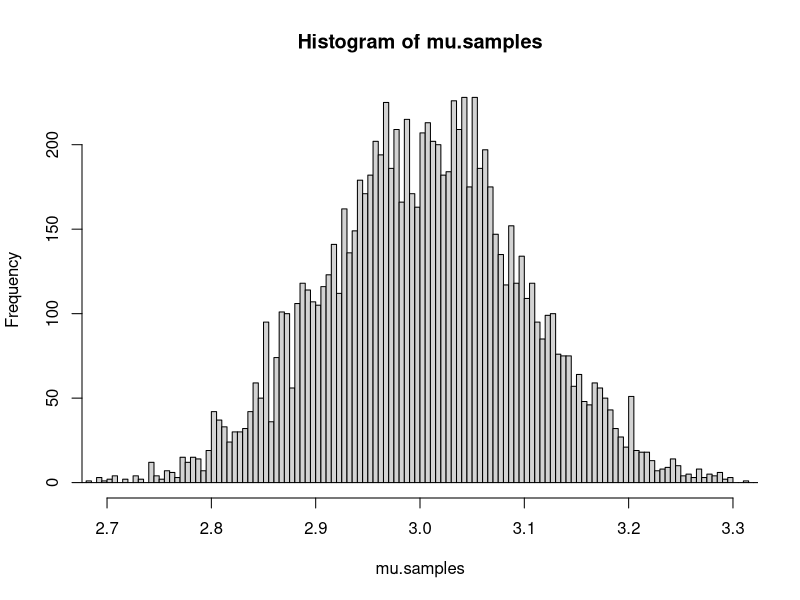
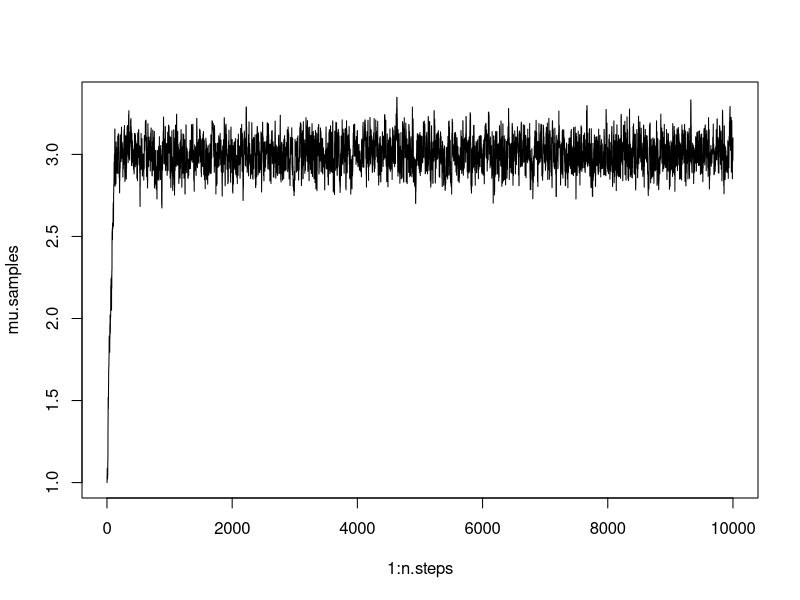
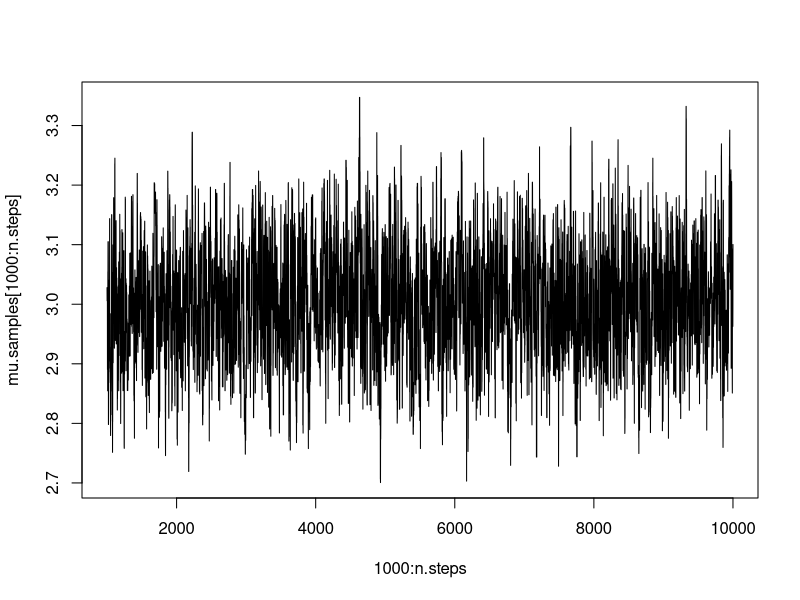
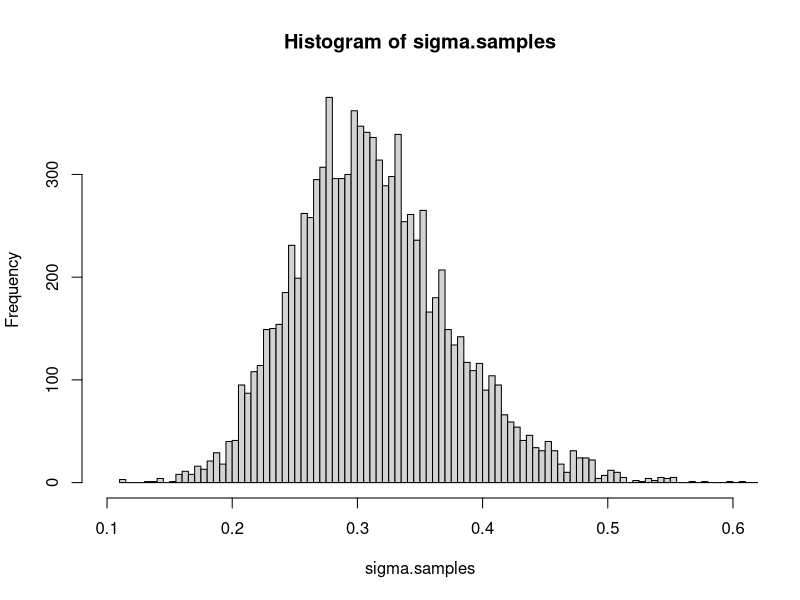
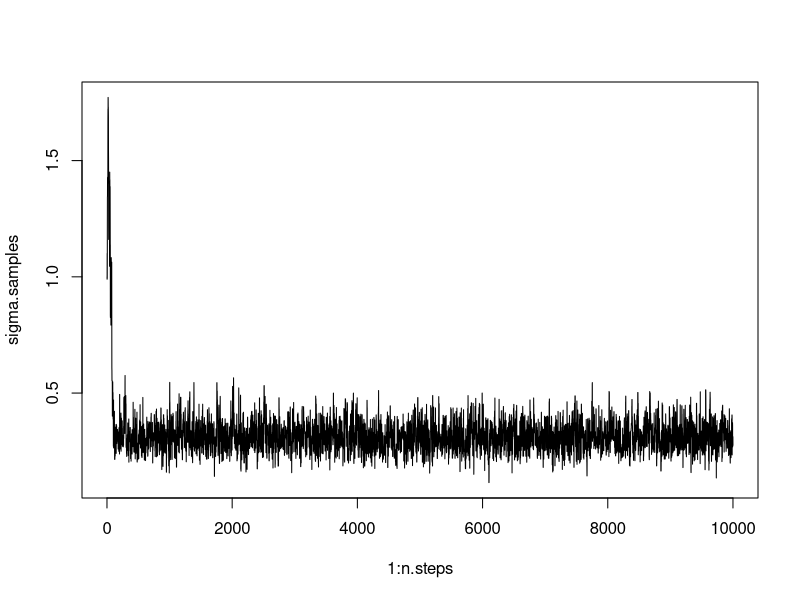
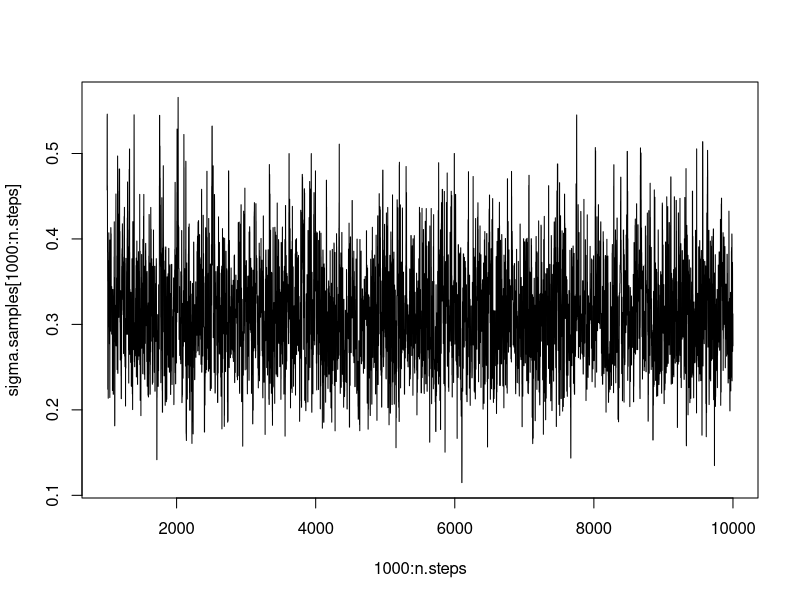
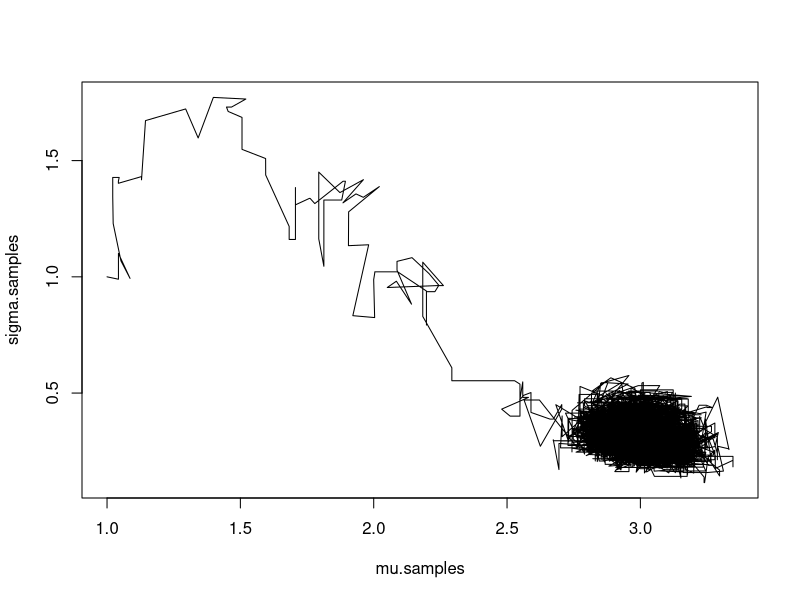

These charts were generated, in order, by the following R code:
N <- 100
mu.true <- 3
sigma.true <- .5
y <- rnorm(n = N, mean = mu.true, sd = sigma.true)

# establish the prior probability distribution of mu and sigma, and the likelihood function of our data given both
mu.prior.probability <- function(mu, mean = 0, sigma = 10) { dnorm(x = mu, mean = mean, sd = sigma) }
sigma.prior.probability <- function(sigma, min = 0, max = 5) { dunif(x = sigma, min = min, max = max) }
data.likelihood.given.mu.and.sigma <- function(mu, observed.data.vector = y, sigma = sigma) { dnorm(x = observed.data.vector, mean = mu, sd = sigma)}

# combine the above functions to compute log posterior probability of mu given our data
log.posterior.probability.of.data.given.mu <- function(mu, sigma) {
  mu.probability <- mu.prior.probability(mu = mu)
  data.likelihood <- data.likelihood.given.mu.and.sigma(mu = mu, sigma = sigma)
  log.mu.probability <- log(mu.probability + 1)
  log.data.likelihood <- sum( log(data.likelihood + 1) )
  return( log.mu.probability + log.data.likelihood )
}

log.posterior.probability.of.data.given.sigma <- function(mu, sigma) {
  sigma.probability <- sigma.prior.probability(sigma = sigma)
  data.likelihood <- data.likelihood.given.mu.and.sigma(mu = mu, sigma = sigma)
  log.sigma.probability <- log(sigma.probability + 1)
  log.data.likelihood <- sum( log(data.likelihood + 1) )
  return( log.sigma.probability + log.data.likelihood )
}

# build an MCMC engine
n.steps <- 1e4
mu.samples <- rep(x = NA, n.steps)
sigma.samples <- rep(x = NA, n.steps)
mu.current <- 1
sigma.current <- 1
sampler.sigma <- .1

# define move probability functions
move.probability.via.simulated.annealing <- function(temperature, log.prob.current, log.prob.proposal) {
  exponent <- min( 0, (log.prob.proposal - log.prob.current) / temperature )
  return( exp(exponent) )
}

move.probability.via.metropolis <- function(log.prob.proposal, log.prob.current, temperature) {
  return( exp( log.prob.proposal - log.prob.current ))
}

# define simulated annealing parameters
temperature <- 1
alpha <- .9999

for (step in 1:n.steps) {
  mu.samples[step] <- mu.current
  sigma.samples[step] <- sigma.current

  mu.proposal <- rnorm(n = 1, mean = mu.current, sd = sampler.sigma)
  mu.move.probability <- move.probability.via.metropolis(
    temperature = temperature,
    log.prob.current = log.posterior.probability.of.data.given.mu(mu = mu.current, sigma = sigma.current),
    log.prob.proposal = log.posterior.probability.of.data.given.mu(mu = mu.proposal, sigma = sigma.current)
  )
  mu.current <- ifelse(test = runif(1) < mu.move.probability, yes = mu.proposal, no = mu.current)


  sigma.proposal <- rnorm(n = 1, mean = sigma.current, sd = sampler.sigma)
  if (sigma.proposal < 1) sigma.proposal <- abs(sigma.proposal)
  sigma.move.probability <- move.probability.via.metropolis(
    temperature = temperature,
    log.prob.current = log.posterior.probability.of.data.given.sigma(mu = mu.current, sigma = sigma.current),
    log.prob.proposal = log.posterior.probability.of.data.given.sigma(mu = mu.current, sigma = sigma.proposal)
  )
  sigma.current <- ifelse(test = runif(1) < sigma.move.probability, yes = sigma.proposal, no = sigma.current)

  temperature <- temperature * alpha
}

# plot resulting samples
hist(mu.samples, breaks = 500, xlim = c(2.7, 3.3))
plot(1:n.steps, mu.samples, type = "l")
plot(1e3:n.steps, mu.samples[1e3:n.steps], type = "l")

hist(sigma.samples, breaks = 500, xlim = c(.1, .6))
plot(1:n.steps, sigma.samples, type = "l")
plot(1e3:n.steps, sigma.samples[1e3:n.steps], type = "l")

plot(x = mu.samples, y = sigma.samples, type = "l")
